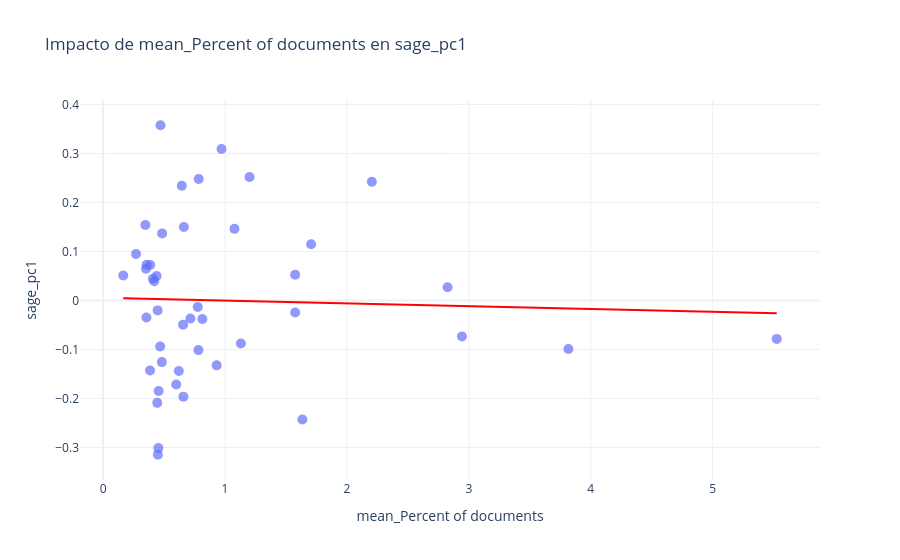

Notebook code cell kept with this figure:
### Code cell
df_all = stat_analysis.cargar_y_unir_datos(cfg.LEVEL) #cargamos y preparamos los datos
#Exploración visual inicial
stat_viz.plot_dispersion_ols(df_all, 'mean_Percent of documents', 'sage_pc1')
# Los candidatos son exactamente los features definidos para hacer el embedding de sage
features_candidatas = [f"mean_{tupla[1]}" for tupla in global_cfg.FEATURES] # Extraemos el segundo elemento de la tupla (tupla[1]) y le pegamos "mean_"
stat_viz.plot_matriz_features(df_all, features_candidatas)

### Figure 1 — Plotly figure (JSON) as saved in the notebook; plotly's stock layout.template omitted (floating-point values rounded to 4 significant figures)
{"data": [{"customdata": [[1980], [1981], [1982], [1983], [1984], [1985], [1986], [1987], [1988], [1989], [1990], [1991], [1992], [1993], [1994], [1995], [1996], [1997], [1998], [1999], [2000], [2001], [2002], [2003], [2004], [2005], [2006], [2007], [2008], [2009], [2010], [2011], [2012], [2013], [2014], [2015], [2016], [2017], [2018], [2019], [2020], [2021], [2022], [2023], [2024]], "hovertemplate": "mean_Percent of documents=%{x}<br>sage_pc1=%{y}<br>year=%{customdata[0]}<extra></extra>", "legendgroup": "", "marker": {"color": "#636efa", "opacity": 0.7, "size": 10, "symbol": "circle"}, "mode": "markers", "name": "", "orientation": "v", "showlegend": false, "type": "scatter", "x": [3.817, 1.575, 1.707, 2.826, 2.204, 2.943, 5.526, 0.3465, 0.7763, 1.634, 1.201, 0.4089, 0.4439, 0.9711, 1.575, 0.5996, 0.165, 0.6623, 0.782, 1.078, 0.6452, 0.7835, 0.9311, 0.656, 0.3846, 0.621, 0.4819, 0.814, 0.3516, 0.4192, 0.4471, 0.4677, 0.4841, 0.3862, 0.449, 0.4708, 0.3566, 0.4386, 0.4528, 0.355, 0.4552, 0.6586, 0.7159, 0.27, 1.13], "xaxis": "x", "y": [-0.09894, -0.02461, 0.1147, 0.02718, 0.2423, -0.07355, -0.07833, 0.1541, -0.0131, -0.2429, 0.252, 0.04426, -0.2089, 0.3091, 0.05248, -0.1714, 0.05111, 0.1502, -0.1012, 0.1463, 0.2342, 0.2479, -0.1323, -0.04926, -0.1429, -0.1437, -0.1257, -0.03761, 0.06491, 0.03923, -0.0202, -0.09378, 0.1369, 0.0724, -0.3148, 0.3577, 0.07293, 0.04992, -0.3013, -0.03482, -0.1845, -0.1962, -0.03676, 0.09487, -0.08791], "yaxis": "y"}, {"hovertemplate": "<b>OLS trendline</b><br>sage_pc1 = -0.00576064 * mean_Percent of documents + 0.00574376<br>R<sup>2</sup>=0.001388<br><br>mean_Percent of documents=%{x}<br>sage_pc1=%{y} <b>(trend)</b><extra></extra>", "legendgroup": "", "line": {"color": "red"}, "marker": {"color": "#636efa", "opacity": 0.7, "size": 10, "symbol": "circle"}, "mode": "lines", "name": "", "showlegend": false, "type": "scatter", "x": [0.165, 0.27, 0.3465, 0.3516, 0.355, 0.3566, 0.3846, 0.3862, 0.4089, 0.4192, 0.4386, 0.4439, 0.4471, 0.449, 0.4528, 0.4552, 0.4677, 0.4708, 0.4819, 0.4841, 0.5996, 0.621, 0.6452, 0.656, 0.6586, 0.6623, 0.7159, 0.7763, 0.782, 0.7835, 0.814, 0.9311, 0.9711, 1.078, 1.13, 1.201, 1.575, 1.575, 1.634, 1.707, 2.204, 2.826, 2.943, 3.817, 5.526], "xaxis": "x", "y": [0.004793, 0.004189, 0.003748, 0.003718, 0.003699, 0.003689, 0.003528, 0.003519, 0.003388, 0.003329, 0.003217, 0.003187, 0.003168, 0.003157, 0.003135, 0.003121, 0.00305, 0.003032, 0.002968, 0.002955, 0.00229, 0.002166, 0.002027, 0.001965, 0.00195, 0.001929, 0.00162, 0.001272, 0.001239, 0.00123, 0.001054, 0.0003799, 0.0001498, -0.0004635, -0.0007658, -0.001176, -0.003332, -0.003332, -0.003671, -0.004087, -0.006955, -0.01053, -0.01121, -0.01624, -0.02609], "yaxis": "y"}], "layout": {"legend": {"tracegroupgap": 0}, "title": {"text": "Impacto de mean_Percent of documents en sage_pc1"}, "xaxis": {"anchor": "y", "domain": [0, 1], "title": {"text": "mean_Percent of documents"}}, "yaxis": {"anchor": "x", "domain": [0, 1], "title": {"text": "sage_pc1"}}}}
